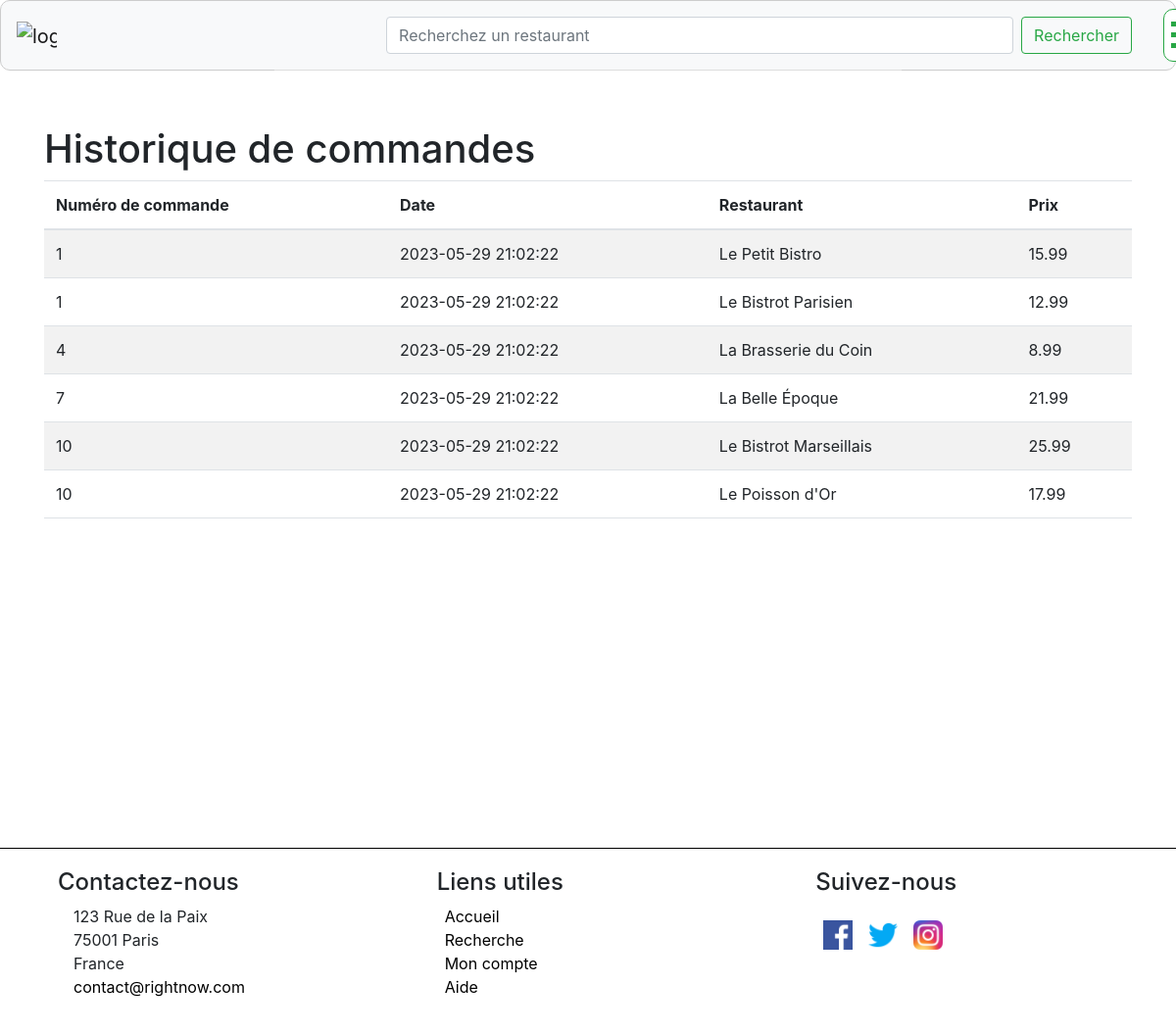
The app's page /recap.php (signed in) with its own data.
### tables this page shows
CREATE TABLE `Menu` (
  `id_Menu` int NOT NULL,
  `Label` varchar(30) NOT NULL,
  `Prix` float NOT NULL,
  `FK_Restaurant` int NOT NULL
);

CREATE TABLE `Commande` (
  `id_Commande` int NOT NULL,
  `FK_User` varchar(30) NOT NULL,
  `date` timestamp NOT NULL DEFAULT CURRENT_TIMESTAMP
);

CREATE TABLE `restaurant` (
  `id_restaurant` int NOT NULL,
  `nom` varchar(50) NOT NULL,
  `adresse` varchar(80) NOT NULL,
  `note` int NOT NULL,
  `image` varchar(40) DEFAULT NULL
);

### html/Scripts/session.php (called while the page is built)
<?php
if(isset($_SESSION['email'])){
    $email = $_SESSION['email'];
}
else{
    $email = "";
}
?>

### html/recap.php (the view, shortened to what this page needs)
<?php session_start();
require 'Scripts/session.php';?>
<!DOCTYPE html>
<html>
<head>
  <link href="recap.css" rel="stylesheet" type="text/css">
  <link rel="stylesheet" href="https://stackpath.bootstrapcdn.com/bootstrap/4.5.2/css/bootstrap.min.css">
</head>
<body>
  <?php require "nav.php";
  require_once 'Scripts/env_retrieve.php';
  $servername = $DB_HOST;
  $username = $DB_USER;
  $password_db = $DB_PASS;
  $dbname = "projet";
  $conn = new mysqli($servername, $username, $password_db, $dbname);
  $stmt = $conn->prepare("SELECT C.id_Commande, C.date, M.Prix, R.nom
  FROM Menu M, Menu_Commande MC, Commande C, restaurant R
  WHERE M.id_Menu=MC.FK_Menu AND C.id_Commande=MC.FK_Commande AND R.id_restaurant=M.FK_Restaurant AND C.FK_User=? ORDER BY C.date");
  $stmt->bind_param("s", $email);
  $stmt->execute();
  $result = $stmt->get_result();?>
  <div class="container" style="margin-top: 8em; margin-bottom: 21em;">
    <h1>Historique de commandes</h1>
    <?php
    if ($result->num_rows > 0) {
    echo '<table class="table table-striped">';
    echo '<thead>';
    echo '<tr>';
    echo '<th>Numéro de commande</th>';
    echo '<th>Date</th>';
    echo '<th>Restaurant</th>';
    echo '<th>Prix</th>';
    echo '</tr>';
    echo '</thead>';
    echo '<tbody>';
    while ($row = $result->fetch_assoc()) {
        echo '<tr>';
        echo '<td>' . $row['id_Commande'] . '</td>';
        echo '<td>' . $row['date'] . '</td>';
        echo '<td>' . $row['nom'] . '</td>';
        echo '<td>' . $row['Prix'] . '</td>';
        echo '</tr>';
    }
    echo '</tbody>';
    echo '</table>';
} else {
    echo 'No results found.';
}
$conn->close();?>
  </div>
  <?php require "end.php" ?>
</body>
</html>

### records on screen
menu: commande.id_Commande "1", commande.date "2023-05-29 21:02:22", FK_Restaurant.nom "Le Petit Bistro", Prix "15.99"
menu: commande.id_Commande "1", commande.date "2023-05-29 21:02:22", FK_Restaurant.nom "Le Bistrot Parisien", Prix "12.99"
menu: commande.id_Commande "4", commande.date "2023-05-29 21:02:22", FK_Restaurant.nom "La Brasserie du Coin", Prix "8.99"
menu: commande.id_Commande "7", commande.date "2023-05-29 21:02:22", FK_Restaurant.nom "La Belle Époque", Prix "21.99"
menu: commande.id_Commande "10", commande.date "2023-05-29 21:02:22", FK_Restaurant.nom "Le Bistrot Marseillais", Prix "25.99"
menu: commande.id_Commande "10", commande.date "2023-05-29 21:02:22", FK_Restaurant.nom "Le Poisson d'Or", Prix "17.99"
